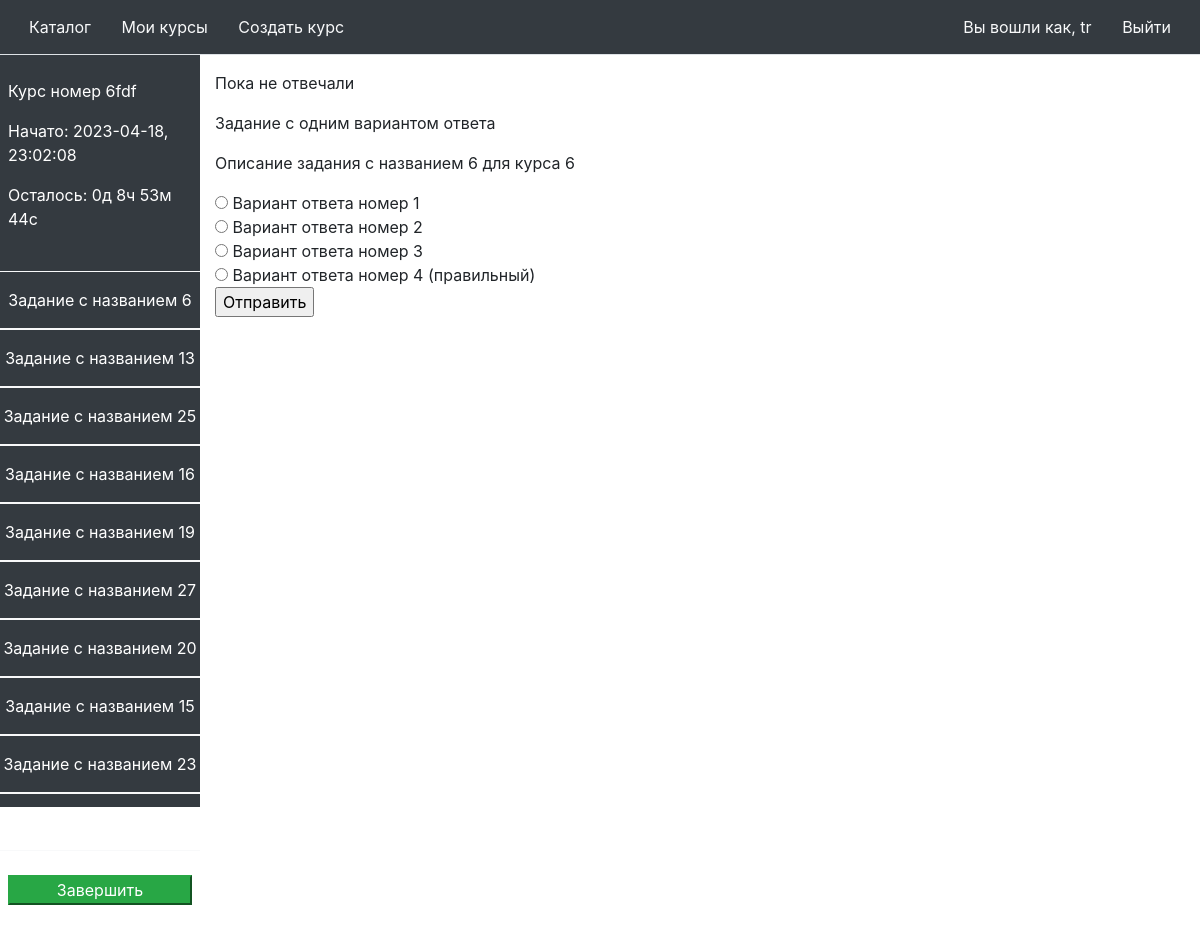
Before: /attempt/32 (signed in) with the older database file.
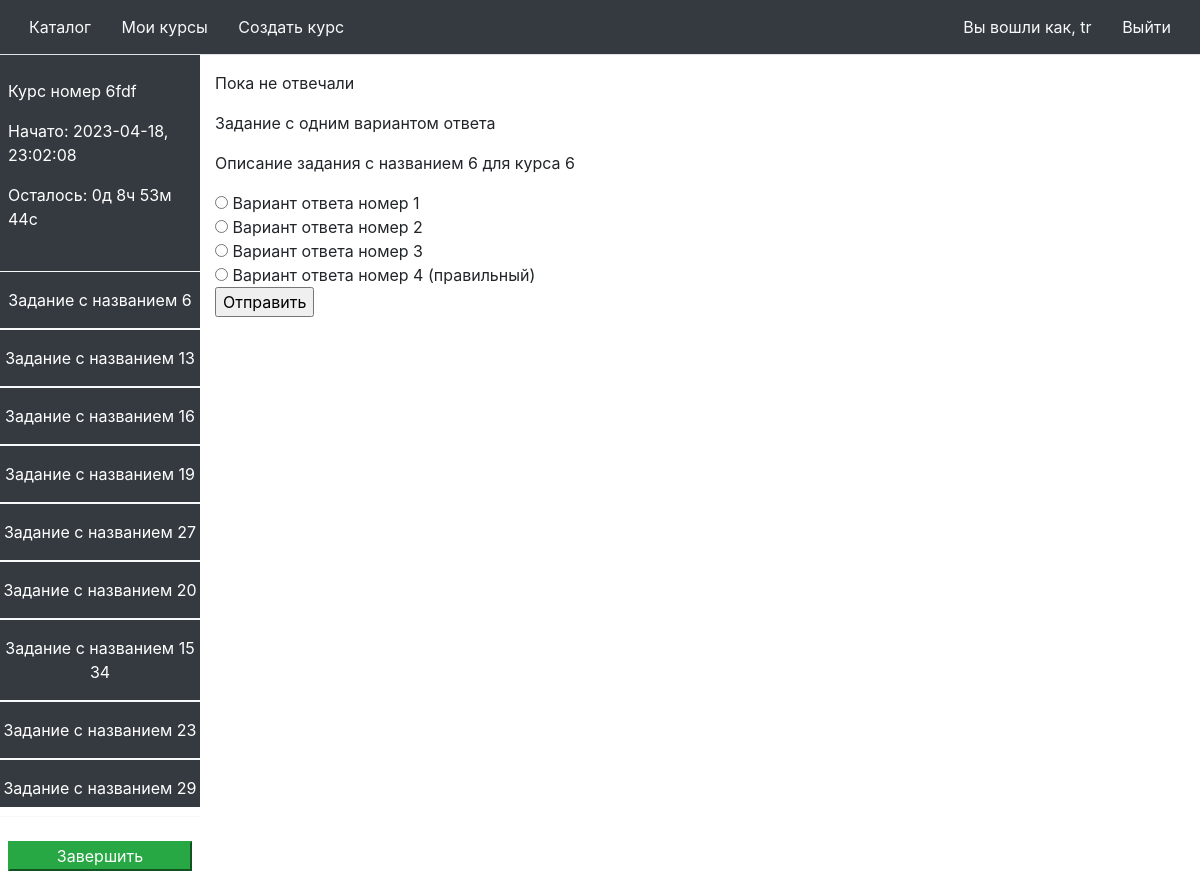
After: the same page with the newer database file.
### models/user.py (models this page shows)
class User(UserMixin, db.Model):
    id = db.Column(db.Integer, primary_key=True)
    password = db.Column(db.String(100), unique=True)
    name = db.Column(db.String(1000))

### models/course.py (models this page shows)
class Course(db.Model):
    id = db.Column(db.Integer, primary_key=True)
    name = db.Column(db.String(512))
    description = db.Column(db.String(4096))
    attempts = db.relationship('Attempt', backref='attempt_course', lazy=True)
    tasks = db.relationship('Task', backref='task_course', lazy=True)
    author_id = db.Column(db.Integer, db.ForeignKey('user.id'))

### models/attempt.py (models this page shows)
class Attempt(db.Model):
    id = db.Column(db.Integer, primary_key=True)
    course = db.Column(db.Integer, db.ForeignKey('course.id'))
    user = db.Column(db.Integer, db.ForeignKey('user.id'))
    start_date = db.Column(db.DateTime)
    end_date = db.Column(db.DateTime)
    tasks = db.relationship('AttemptTask', backref='attempt_task', lazy=True)

### models/task.py (models this page shows)
class Task(db.Model):
    id = db.Column(db.Integer, primary_key=True)
    name = db.Column(db.String(512))
    description = db.Column(db.String(4096))
    task_type = db.Column(db.Integer)
    course = db.Column(db.Integer, db.ForeignKey('course.id'))
    answers = db.relationship('Answer', backref='answer_task', lazy=True)

### models/answer.py (models this page shows)
class Answer(db.Model):
    id = db.Column(db.Integer, primary_key=True)
    value = db.Column(db.String(512))
    is_correct = db.Column(db.Integer)
    task = db.Column(db.Integer, db.ForeignKey('task.id'))

### controllers/attempt.py (the view)
@app.route('/attempt/<id>')
@login_required
def attempt(id=None):
    selected_task_id = request.args.get('selected_task')
    if selected_task_id is None:
        selected_task_id = 1
    selected_task_id = int(selected_task_id) - 1
    model = Attempt.query.filter_by(id=id).first()
    course = Course.query.filter_by(id=model.course).first()
    attempt_task_list = list(model.tasks)
    task_list = get_tasks(attempt_task_list)
    completed_task_list = get_completed_tasks(attempt_task_list)
    selected_task = task_list[selected_task_id]
    selected_attempt_task = attempt_task_list[selected_task_id]
    if datetime.now() < model.end_date:
        failed_task_list = get_failed_tasks(attempt_task_list)
    else:
        failed_task_list = [x for x in task_list if x not in completed_task_list]
    attempt_task = attempt_task_list[selected_task_id]
    user_answers = [x.value for x in attempt_task.answers]
    status = 'none'
    if selected_task in completed_task_list:
        status = 'completed'
    elif selected_task in failed_task_list:
        status = 'failed'
    return render_template(
        'attempt.html',
        attempt=model,
        task_list=task_list,
        course=course,
        selected_task_id=selected_task_id + 1,
        selected_attempt_task=selected_attempt_task,
        selected_task=selected_task,
        len=len,
        failed_task_list=failed_task_list,
        completed_task_list=completed_task_list,
        answers=task_list[selected_task_id].answers,
        selected_task_status=status,
        user_answers=user_answers,
        datetime=datetime
    )

### app.py (called while the page is built)
@login_manager.user_loader
def load_user(user_id):
    return User.query.get(int(user_id))

### models/attempt_task.py (called while the page is built, shortened)
def get_tasks(attempt_task_list):
    ids = [x.id for x in attempt_task_list]
    a = db.session.query(Task).select_from(AttemptTask).join(Task) \
        .filter(AttemptTask.id.in_(ids)).all()
    return a

def get_completed_tasks(attempt_task_list):
    ids = [x.id for x in attempt_task_list]
    tasks = db.session.query(Task, AttemptTask).select_from(AttemptTask).join(Task) \
        .filter(AttemptTask.id.in_(ids)).all()
    result = []
    for (task, attempt_task) in tasks:
        system_answers = list(task.answers)
        user_answers = list(attempt_task.answers)
        correct_system_answers = [x.value for x in system_answers if x.is_correct]
        ok = len(correct_system_answers) == len(user_answers)
        for answer in user_answers:
            if answer.value not in correct_system_answers:
                ok = False
        if ok:
            result.append(task)
    return result

def get_failed_tasks(attempt_task_list):
    ids = [x.id for x in attempt_task_list]
    tasks = db.session.query(Task, AttemptTask).select_from(AttemptTask).join(Task) \
        .filter(AttemptTask.id.in_(ids)).all()
    result = []
    for (task, attempt_task) in tasks:
        system_answers = list(task.answers)
        user_answers = list(attempt_task.answers)
    return result

### templates/attempt.html (shortened to what this page needs)
{% from 'header.html' import header %}
<!DOCTYPE html>
<html lang="ru">
{{ header("Каталог", current_user) }}
<body>
<div class="container-fluid">
    <div class="row flex-nowrap">
        <div class="col-md-2 col-xl-2 px-0 bg-dark d-flex flex-column align-items-center align-items-sm-start text-white"
             style="height: 94vh">
            <div class="w-100 pt-4 pb-4 p-2">
                <p>{{ course.name }}</p>
                <p>Начато: {{ attempt.start_date.strftime('%Y-%m-%d, %H:%M:%S') }}</p>
                {% if datetime.now() >= attempt.end_date %}
                    <p>Сдано: {{ attempt.end_date.strftime('%Y-%m-%d, %H:%M:%S') }}</p>
                {% else %}
                    <p id="timer"></p>
                {% endif %}
            </div>
            <ul class="nav nav-pills flex-column mb-sm-auto mb-0 w-100 align-items-center align-items-sm-start"
                id="menu">
                {% for task in task_list %}
                    {% if task in completed_task_list %}
                        <li class="nav-item border-bottom border-top border-light bg-success text-center w-100 pt-3 pb-3 border-bottom">
                            <a class="text-white"
                               href="{{ url_for('attempt', id=attempt.id, selected_task=loop.index) }}">{{ task.name }}</a>
                        </li>
                    {% elif task in failed_task_list %}
                        <li class="nav-item border-bottom border-top border-light bg-danger text-center w-100 pt-3 pb-3 border-bottom">
                            <a class="text-white"
                               href="{{ url_for('attempt', id=attempt.id, selected_task=loop.index) }}">{{ task.name }}</a>
                        </li>
                    {% else %}
                        <li class="nav-item border-bottom border-top border-light text-center w-100 pt-3 pb-3 border-bottom">
                            <a class="text-white"
                               href="{{ url_for('attempt', id=attempt.id, selected_task=loop.index) }}">{{ task.name }}</a>
                        </li>
                    {% endif %}
                {% endfor %}
            </ul>
            <div class="w-100 pt-4 pb-4 p-2">
                {% if datetime.now() < attempt.end_date %}
                <form action="{{ url_for('close_attempt', id=attempt.id, selected_task=selected_task_id) }}"
                      method="post">
                    <input class="btn-success w-100" type="submit" value="Завершить">
                </form>
                {% endif %}
            </div>
        </div>
        <div class="col py-3">
            {% if selected_task_status == 'none' %}
                <p>Пока не отвечали</p>
            {% elif selected_task_status == 'completed' %}
                <p class="text-success">Так держать!</p>
                {% set readonly = "readonly" %}
            {% elif selected_task_status == 'failed' %}
                <p class="text-danger">Не правильно!</p>
                {% set readonly = "readonly" %}
            {% endif %}
            {% if selected_task.task_type == 1 %}
                <p>Задание с одним вариантом ответа</p>
                <p>{{ selected_task.description }}</p>
                {% if selected_task_status == 'none' %}
                    <form action="{{ url_for('attempt', id=attempt.id, selected_task=selected_task_id) }}"
                          method="post">
                        {% for answer in answers %}
                            <input type="radio" name="answer" value="{{ answer.value }}"> {{ answer.value }} <br>
                        {% endfor %}
                        <input type="submit" value="Отправить">
                    </form>
                {% endif %}
            {% endif %}
        </div>
    </div>
</div>
</body>
</html>

### templates/header.html (shortened to what this page needs)
{% macro header(title, current_user) %}
    <head>
        <link rel="stylesheet" href="https://cdn.jsdelivr.net/npm/bootstrap@4.3.1/dist/css/bootstrap.min.css">
        <link href="../static/styles.css" rel="stylesheet" />
    </head>
    <div class="navbar bg-dark border-bottom">
        <div class="">
            <a class="btn text-light" href="{{ url_for("catalog") }}">Каталог</a>
            {%  if current_user.is_authenticated %}
                <a class="btn text-light" href="{{ url_for("my_courses") }}">Мои курсы</a>
                <a class="btn text-light" href="{{ url_for("new_course") }}">Создать курс</a>
            {% endif %}
        </div>
    {% if not current_user.is_authenticated %}
        <div class="">
            <a class="btn text-light" href="{{ url_for("auth.login") }}">Авторизироваться</a>
            <a class="btn text-light" href="{{ url_for("auth.signup") }}">Зарегистрироваться</a>
        </div>
    {% else %}
        <div class="">
            <a class="btn text-light" href="{{ url_for("profile") }}">Вы вошли как, {{ current_user.name }}</a>
            <a class="btn text-light" href="{{ url_for("auth.logout") }}">Выйти</a>
        </div>
    {% endif %}
    </div>
{% endmacro %}

### static/styles.css (style rules this page uses)
a:link { text-decoration: none; }

Changed rows visible on the page:
removed Task: name "Задание c названием 25"
changed Task: name "Задание c названием 15" → "Задание c названием 15 34"
now on this page (row unchanged): Task: name "Задание c названием 29"
